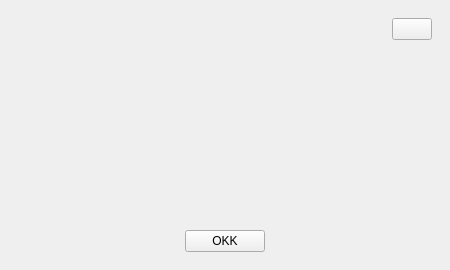
<?xml version="1.0" encoding="UTF-8"?>
<ui version="4.0">
 <class>Message_Window_UI</class>
 <widget class="QMainWindow" name="Message_Window_UI">
  <property name="geometry">
   <rect>
    <x>0</x>
    <y>0</y>
    <width>450</width>
    <height>270</height>
   </rect>
  </property>
  <property name="windowTitle">
   <string>消息</string>
  </property>
  <widget class="QWidget" name="Central_Widget">
   <layout class="QVBoxLayout" name="Central_Widget_Layout">
    <item>
     <widget class="QWidget" name="Massage_Panel" native="true">
      <layout class="QVBoxLayout" name="Massage_Panel_Layout">
       <item>
        <layout class="QHBoxLayout" name="Close_Button_Layout">
         <item>
          <spacer name="horizontalSpacer_5">
           <property name="orientation">
            <enum>Qt::Horizontal</enum>
           </property>
           <property name="sizeHint" stdset="0">
            <size>
             <width>40</width>
             <height>20</height>
            </size>
           </property>
          </spacer>
         </item>
         <item>
          <widget class="QPushButton" name="Close_Button">
           <property name="text">
            <string/>
           </property>
           <property name="icon">
            <iconset resource="All_Res.qrc">
             <normaloff>:/all_images/res/Exit.png</normaloff>:/all_images/res/Exit.png</iconset>
           </property>
          </widget>
         </item>
        </layout>
       </item>
       <item>
        <layout class="QHBoxLayout" name="Massage_Layout">
         <item>
          <spacer name="horizontalSpacer">
           <property name="orientation">
            <enum>Qt::Horizontal</enum>
           </property>
           <property name="sizeHint" stdset="0">
            <size>
             <width>40</width>
             <height>20</height>
            </size>
           </property>
          </spacer>
         </item>
         <item>
          <widget class="QLabel" name="Massage_Label">
           <property name="text">
            <string>       </string>
           </property>
          </widget>
         </item>
         <item>
          <spacer name="horizontalSpacer_2">
           <property name="orientation">
            <enum>Qt::Horizontal</enum>
           </property>
           <property name="sizeHint" stdset="0">
            <size>
             <width>40</width>
             <height>20</height>
            </size>
           </property>
          </spacer>
         </item>
        </layout>
       </item>
       <item>
        <layout class="QHBoxLayout" name="Confirm_Layout">
         <item>
          <spacer name="horizontalSpacer_3">
           <property name="orientation">
            <enum>Qt::Horizontal</enum>
           </property>
           <property name="sizeHint" stdset="0">
            <size>
             <width>40</width>
             <height>20</height>
            </size>
           </property>
          </spacer>
         </item>
         <item>
          <widget class="QPushButton" name="Confirm_Button">
           <property name="text">
            <string>OKK</string>
           </property>
          </widget>
         </item>
         <item>
          <spacer name="horizontalSpacer_4">
           <property name="orientation">
            <enum>Qt::Horizontal</enum>
           </property>
           <property name="sizeHint" stdset="0">
            <size>
             <width>40</width>
             <height>20</height>
            </size>
           </property>
          </spacer>
         </item>
        </layout>
       </item>
      </layout>
     </widget>
    </item>
   </layout>
  </widget>
 </widget>
 <resources>
  <include location="All_Res.qrc"/>
 </resources>
 <connections/>
</ui>
